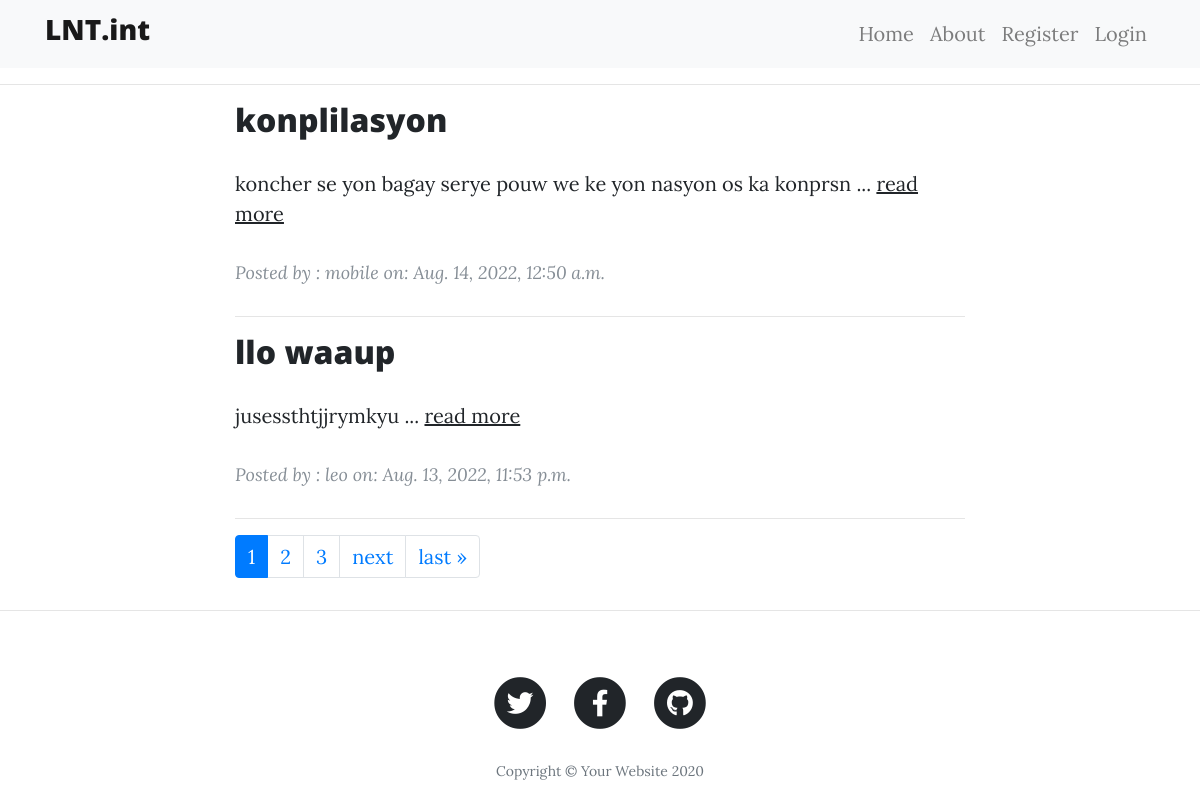
Before: / with the older database file.
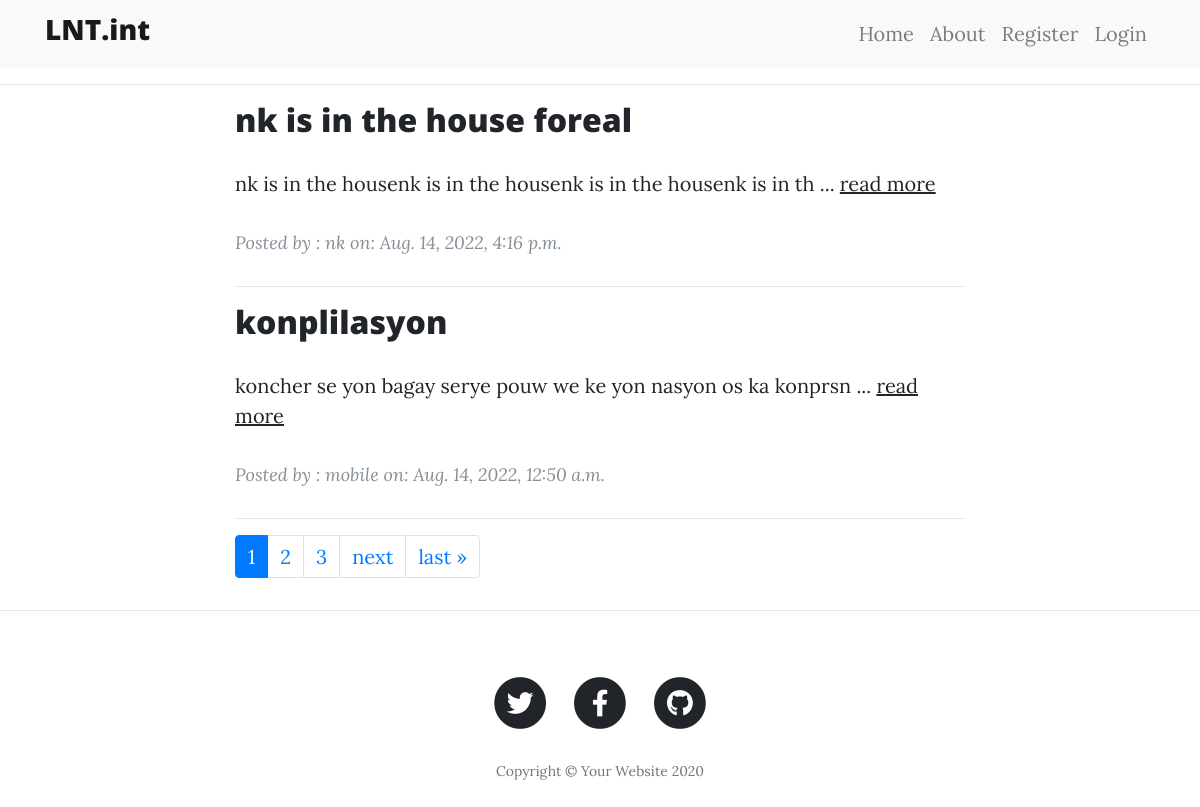
After: the same page with the newer database file.
### blog/models.py (models this page shows, shortened)
class Blog(models.Model):
    title= models.CharField(max_length=100)
    content= models.TextField()
    post_created = models.DateTimeField(default=timezone.now)
    author = models.ForeignKey(User, on_delete=models.CASCADE)

### blog/views.py (the view)
# urls.py: path('', views.HomeListView.as_view(), name='blog-homepage'),
class HomeListView(ListView):
    model = Blog
    context_object_name = 'blogs'
    extra_context = {'title':'Home Django project'}
    ordering = ["-post_created"]
    template_name = 'blog/homepage.html'
    paginate_by = 2

### blog/templates/blog/homepage.html (shortened to what this page needs)
{% extends 'blog/base.html' %}
{% block content %}
<div class="col-lg-8 col-md-10 mx-auto">
    {% for blog in blogs %}
    <div class="post-preview">
        <h2 class="post-title">
            <a href="{% url 'blog-post-detail' blog.id   %}"> {{ blog.title }} </a>
        </h2>
        <p>
            {{ blog.content|slice:":65" }} ... <a href="{% url 'blog-post-detail' blog.id   %}">read more </a>
        </p>
        <p class="post-meta">Posted by : {{ blog.author.username }}
            on: {{ blog.post_created }}</p>
    </div>
    <hr>
    {% endfor %}
    <nav aria-label="Page navigation example">
        <ul class="pagination">
            {% for i in page_obj.paginator.page_range %}
                {% if page_obj.number == i %}
                <li class="page-item active">
                    <a class="page-link" href="?page={{ page_obj.number }}">{{ page_obj.number }}</a>
                </li>
                {% elif i > page_obj.number|add:'-3' and i < page_obj.number|add:'3' %}
                <li class="page-item"><a class="page-link" href="?page={{ i }}">{{ i }}</a></li>
                {% endif %}
            {% endfor %}
            {% if page_obj.has_next %}
            <li class="page-item"><a class="page-link" href="?page={{ page_obj.next_page_number }}">next</a></li>
            <li class="page-item"><a class="page-link" href="?page={{ page_obj.paginator.num_pages }}">last &raquo;</a>
            </li>
            {% endif %}
        </ul>
    </nav>
</div>
{% endblock content %}

Changed rows visible on the page:
no longer on this page (row edited): Blog: title "llo waaup", content "jusessthtjjrymkyu", author.username "leo", post_created "Aug. 13, 2022, 11:53 p.m."
added Blog: title "nk is in the house foreal", content "nk is in the housenk is in the housenk is in the housenk is in th", author.username "nk", post_created "Aug. 14, 2022, 4:16 p.m."
